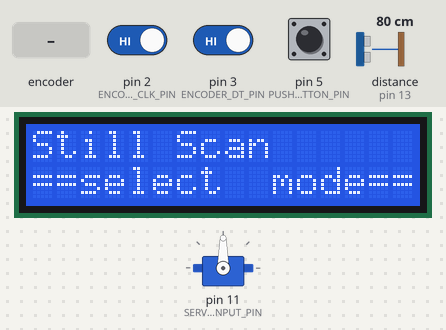
This sketch was run on a simulated Arduino Uno, built with avr-gcc and run on an emulated ATmega328P. Shown: servo, 16×2 character LCD. Inputs (shaded band) come from the test bench; at power-on: pin 5 (PUSHBUTTON_PIN) HIGH, distance to the obstacle (sensor on pin 13) 80 cm, pin 2 (ENCODER_CLK_PIN) HIGH, pin 3 (ENCODER_DT_PIN) HIGH. The echo pulse lasts 58.3 µs per cm; what the sketch prints to the serial monitor is not drawn.

Above: at 1.3 s.
1.4 s: pin 5 (PUSHBUTTON_PIN) pulled LOW for 0.15 s
At 1.5 s:
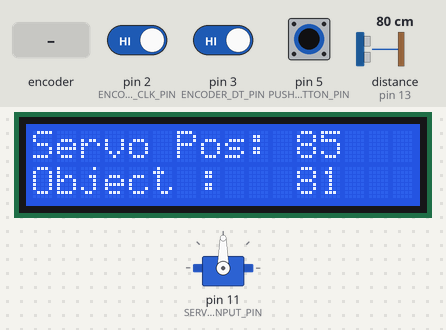
3.0 s: rotary encoder on pin 2 (ENCODER_CLK_PIN) / pin 3 (ENCODER_DT_PIN) turned 2 steps (second pin leading)
At 4.0 s:
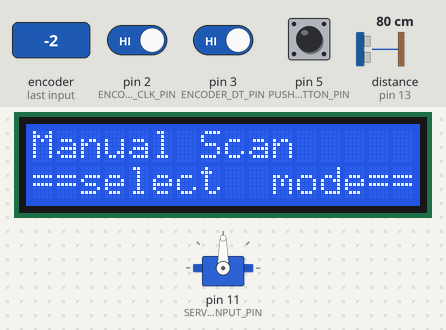
4.9 s: pin 5 (PUSHBUTTON_PIN) pulled LOW for 1 s
At 7.2 s:
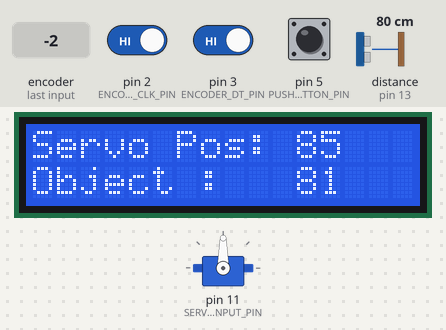
8.9 s: distance to the obstacle (sensor on pin 13) set to 250 cm
At 10.3 s:
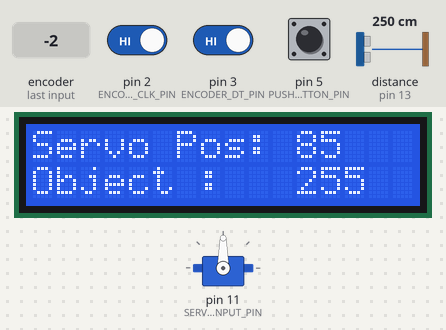
10.6 s: distance to the obstacle (sensor on pin 13) set to 2 cm
At 11.5 s:
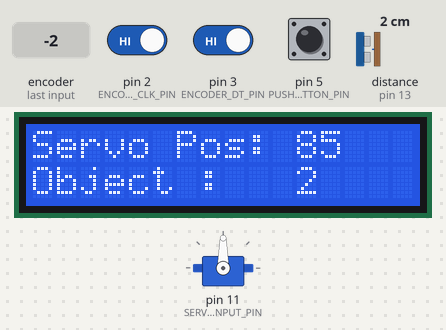
12.1 s: distance to the obstacle (sensor on pin 13) set to 173 cm
At 12.7 s:
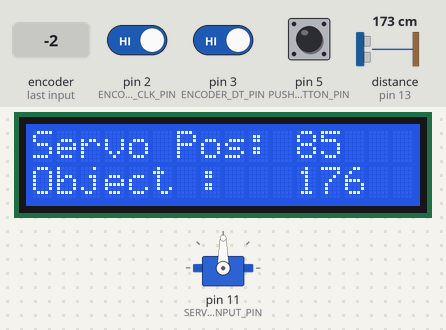
Timing chart, 0 to 14.6 s (numbered marks = the images above; inputs shaded):
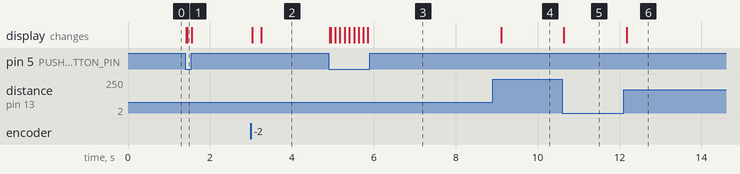

Measured:
- after the input at 1.4 s, the display: first changes at once (image 1 shows a later state)
- after the input at 3.0 s, the display: first changes at once (image 2 shows a later state)
- after the input at 4.9 s, the display: first changes at once (image 3 shows a later state)
- after the input at 8.9 s, the display: changes after 0.22 s (image 4)
- after the input at 10.6 s, the display: changes at once (image 5)
- after the input at 12.1 s, the display: changes after 0.08 s (image 6)

The sketch:

ultrasonic_imager4.ino
```cpp
/*
 _   _            __  __             _____   _   _
| | | |          |  \/  |           |  ___| | | | |
| |_| |__   ___  | .  . | ___  ___  | |_ ___| |_| |_
| __| '_ \ / _ \ | |\/| |/ _ \/ __| |  _/ _ \ __| __|
| |_| | | |  __/ | |  | | (_) \__ \ | ||  __/ |_| |_
 \__|_| |_|\___| \_|  |_/\___/|___/ \_| \___|\__|\__|

     fettBox [Open Source MCU Control box/interface]
     K.Bickham January 2020
     Email: nBED@gmx.com
     Website: www.n-bed.com (currently down)
*/

#include <Servo.h>
#include <NewPing.h>
#include <Wire.h>
#include <LiquidCrystal_I2C.h>
#include <stdio.h>

// MCU PINOUT DECLARATIONS
#define ENCODER_CLK_PIN  2 //the clk attach to pin2
#define ENCODER_DT_PIN   3 //the dt attach to pin3
#define ENCODER_SW_PIN   4 //the number of the button
#define PUSHBUTTON_PIN   5
#define SERVO_INPUT_PIN  11    //pin wired to data line on servo
#define ULTRAS_TRIG_PIN  12  // Arduino pin tied to trigger pin on the ultrasonic sensor.
#define ULTRAS_ECHO_PIN  13  // Arduino pin tied to echo pin on the ultrasonic sensor.

//INPUT PARAMETERS
#define BTN_DEBOUNCE_T 80  //CURRENTLY UNUSED***************************

//LCD PARAMETERS
#define MENUMAX 3
#define MENU_REFRESH_T 200   //CURRENTLY UNUSED***************************
 const char* selecttxt = "==select  mode==";
 const char* Menu_Layer_One_Txt[3]= {"Still Scan","Auto Scan","Manual Scan"};
 const char* Menu_Layer_Two_Txt[3]= {"Servo Pos: ", "Object :", "Stop"};

//SERVO PARAMETERS
#define SERVO_STILL_POS 90
#define SERVO_MIN_POS 85  //min position for servo
#define SERVO_MAX_POS 170  //max position for servo
#define SERVO_DELAY 90 //delay between motions in milliseconds

//ULTRASONIC SENSOR PARAMETERS
#define MAX_DIST 300   // Maximum distance we want to ping for (in centimeters). Maximum sensor distance is rated at 400-500cm.


typedef struct
{// int menuL;
  unsigned long refreshT,timerM;
  bool menuL;
  int menuV,subV,selV,tempV;
}menust, *pmenust;


typedef struct serv
{ int pin = SERVO_INPUT_PIN;
  int pos = SERVO_MIN_POS;    //INITIAL SERV.posIITION IN MIN ANGLE
  int state =0;
  bool scan_state;
  bool scan_complete = false;
  unsigned long timer = 0;
} serv, *pserv;

typedef struct
{ menust MENU;
}fetbox, *pfetbox;

serv SERV; //instantiate my data object for servo (need to combine with class in servo.h
fetbox FBOX;

LiquidCrystal_I2C lcd(0x27,16,2);  //set address to 0x27 16X2 char LCD
Servo serv0;  // Instantiate servo object from class in Servo.h
NewPing sonar(ULTRAS_TRIG_PIN, ULTRAS_ECHO_PIN, MAX_DIST); // NewPing setup of pins and maximum distance.


//////////////////////////////////////////////////////////////////////////
////// Finishing project qc: ALL VARIABLES GO INTO STRUCTS,        ///////
//     C STYLED DEF CONSTS, OR FIND ANOTHER SOLUTION.                   //
//////////////////////////////////////////////////////////////////////////
          int change;                                                   //
          int distance = 0;                                             //
          int ladder;                                                   //
          int menuchange;                                               //
unsigned long buttonT,selectT=0;                                        //
      uint8_t menuA,menustate;                                          //
         bool select=false;                                             //
          int machinestate;                                             //
          int oldA = HIGH; //set the oldA as HIGH                       //
          int oldB = HIGH; //set the oldB as HIGH                       //
          int oldchange;                                                //
unsigned long refresht;                                                 //
//////////////////////////////////////////////////////////////////////////

void setup()
{ pinMode(PUSHBUTTON_PIN,INPUT);//initialize the buttonPin as an intput
  pinMode(ENCODER_CLK_PIN, INPUT); //set ENCODER_CLK_PIN,dePin,ENCODER_SW_PIN as INPUT
  pinMode(ENCODER_DT_PIN, INPUT);
  pinMode(ENCODER_SW_PIN, INPUT);
  serv0.attach(SERVO_INPUT_PIN);

  Serial.begin(9600);

  lcd.init();        // initialize the lcd
  lcd.backlight();
  lcd.setCursor(0,0);
  lcd.print("fetBox v0.4a");
  lcd.setCursor(0,1);
  lcd.print("initializing....");
  SERV.state=0; //setting state for 1
  lcd.clear();
  SERV.timer = millis();
  FBOX.MENU.timerM = millis();
  FBOX.MENU.refreshT = millis();
  selectT = millis();
  refresht=millis();
  buttonT = millis();
  menuF();
};

void loop()
{
 buttonREAD();
 dialIN();

if (FBOX.MENU.menuL==1)
    { syscntrl();
    };

 if (oldchange != change or select == true )
  {   lcd.clear();
      menuF();  //took out of dialIN
  };

};

void dialIN()
  {  oldchange=change;
     change = getEncoderTurn();
   switch (FBOX.MENU.menuL)
      {
        case 0:
                  FBOX.MENU.tempV = FBOX.MENU.tempV + change;
                  FBOX.MENU.tempV=abs(FBOX.MENU.tempV%3); //change 3 to a def const
                  break;
        case 1:   syscntrl();
                    break;
      };
  };


int getEncoderTurn(void)
{ int result = 0;
  int newA = digitalRead(ENCODER_DT_PIN);//read the value of ENCODER_CLK_PIN to newA
  int newB = digitalRead(ENCODER_CLK_PIN);//read the value of ENCODER_DT_PIN to newB
  if (newA != oldA || newB != oldB) //if the value of ENCODER_CLK_PIN or the ENCODER_DT_PIN has changed
    {if (oldA == HIGH && newA == LOW)
        {result = (oldB * 2 - 1);
           };
     };
  oldA = newA;
  oldB = newB;
  return result;
};

void buttonREAD()
{

if (millis() - FBOX.MENU.timerM >90)
  {    if (0 == digitalRead(PUSHBUTTON_PIN))
            {  select=true;
               selectT=millis();
             };
          //  Serial.print("FBOX.MENU.menuL= ");
          //  Serial.println(FBOX.MENU.menuL);
          //  Serial.print("FBOX.MENU.tempV= ");
         //   Serial.println(FBOX.MENU.tempV);
           // FBOX.MENU.timerM=millis();

  };
};

void menuF()
{  if (select==true)
          { lcd.clear();

            //if (FBOX.MENU.menuL == 0)
                    //{FBOX.MENU.menuL++;
                    // }else{ FBOX.MENU.menuL--; };  //old sysyem

//           if (FBOX.MENU.menuL == 0)
//               { SERV.state=FBOX.MENU.tempV;
//                         }else{ SERV.state=3; };  //new system

             FBOX.MENU.menuL=!FBOX.MENU.menuL;

             select=false;
             //change=0;
             FBOX.MENU.timerM=millis();
          };

 switch (FBOX.MENU.menuL)
  {
    case 0:
                                lcd.setCursor(0,0);
                                lcd.print(Menu_Layer_One_Txt[FBOX.MENU.tempV]);
                                lcd.setCursor(0,1);
                                lcd.print(selecttxt);
                                break;
    case 1:                     lcd.setCursor(0,0);
                                lcd.print(Menu_Layer_Two_Txt[0]);
                                lcd.setCursor(0,1);
                                lcd.print(Menu_Layer_Two_Txt[1]);
//                                lcd.setCursor(11,0);
//                                lcd.print(SERV.pos);
//                                lcd.setCursor(11,1);
//                                lcd.print(distance);
                                break;
  };
};

void syscntrl()
{


  distance= sonar.ping_cm();

          switch (SERV.state)
      {   case 0: scanStill();
                  break;
          case 1: scanUltra();
                  break;
          case 2: scanManual();
                  break;
          default: Serial.println("Error Detected");
                  break;
      }


if (millis() -  FBOX.MENU.refreshT >= MENU_REFRESH_T )
  {   lcd.setCursor(11,0);
      lcd.print("    ");
      lcd.setCursor(11,0);
      lcd.print(SERV.pos);

      lcd.setCursor(11,1);
      lcd.print("    ");
      lcd.setCursor(11,1);
      lcd.print(distance);
      FBOX.MENU.refreshT=millis();
   };
};

void scanStill()
{ Serial.println("Stillscan");
  if (millis() - SERV.timer >= SERVO_DELAY )
     { //if (SERV.pos != SERVO_STILL_POS)
      //   SERV.pos = SERVO_STILL_POS;
         SERV.timer=millis();
     };

};

void scanUltra()
  {
    Serial.println("Scanning");
  if (millis() - SERV.timer >= SERVO_DELAY )
     {
         switch (SERV.scan_state)
          { case false:  if (SERV.pos <= SERVO_MAX_POS) //ASCENDING
                            { serv0.write(SERV.pos);
                              SERV.pos++;
                            Serial.print("f - Servo POS ");
                            Serial.println(SERV.pos);
                             }else{ SERV.scan_state= true;
                                                          };
                         break;

            case true:   if (SERV.pos >= SERVO_MIN_POS)
                            { serv0.write(SERV.pos);
                              SERV.pos--;
                               Serial.print("t - Servo POS ");
                               Serial.println(SERV.pos);
                             }else{ SERV.scan_state= false;
                                                          };//DESCENING
                         break;
          };
          SERV.timer = millis();
     };
  };

  void scanManual()
{Serial.println("manual");
  if (millis() - SERV.timer >= SERVO_DELAY )
     { // ROTARY ENCODER DRIVEN CODE
       //INSERT HERE
     };

};
```
